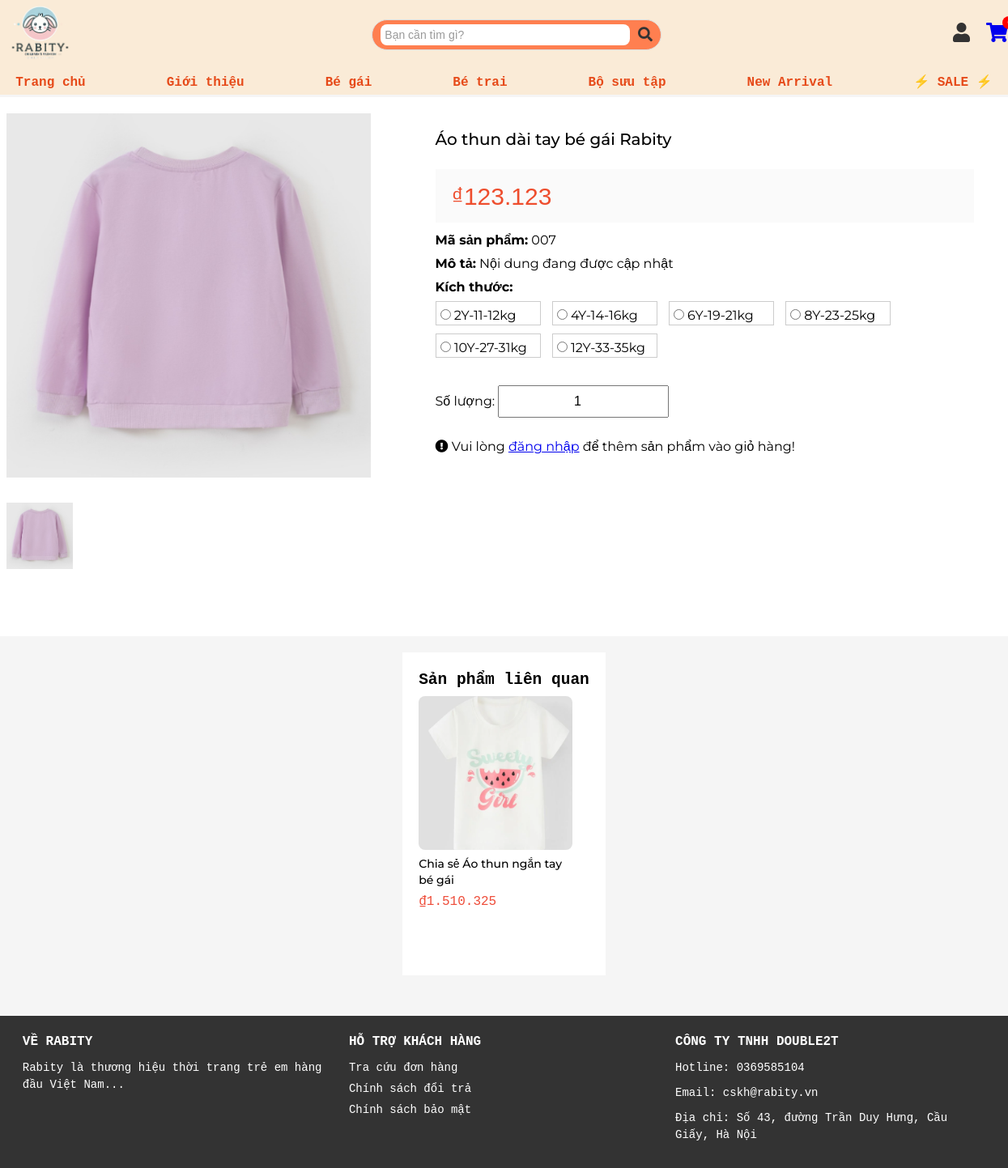
The app's page /product_detail.php?id=7 with its own data.
### tables this page shows
CREATE TABLE `products` (
  `id` int(11) NOT NULL,
  `product_code` varchar(50) NOT NULL,
  `category` varchar(50) NOT NULL,
  `category_name` varchar(50) NOT NULL,
  `name` varchar(255) NOT NULL,
  `image` varchar(255) NOT NULL,
  `description` text NOT NULL,
  `price` decimal(10,2) NOT NULL,
  `created_at` timestamp NOT NULL DEFAULT current_timestamp(),
  `sale_percentage` int(11) DEFAULT 0,
  `stock` int(11) DEFAULT 50,
  `cost_price` decimal(10,2) DEFAULT NULL,
  `sale_price` decimal(10,2) DEFAULT NULL,
  `sold_quantity` int(11) DEFAULT 0
);

### product_detail.php (the view, shortened to what this page needs)
<?php
require 'db.php';
$product_id = isset($_GET['id']) ? intval($_GET['id']) : 0;
$stmt = $pdo->prepare("SELECT * FROM products WHERE id = ?");
$stmt->execute([$product_id]);
$product = $stmt->fetch(PDO::FETCH_ASSOC);
$sizeOptions = [
    ['value' => '2Y',  'label' => '2Y-11-12kg'],
    ['value' => '4Y',  'label' => '4Y-14-16kg'],
    ['value' => '6Y',  'label' => '6Y-19-21kg'],
    ['value' => '8Y',  'label' => '8Y-23-25kg'],
    ['value' => '10Y', 'label' => '10Y-27-31kg'],
    ['value' => '12Y', 'label' => '12Y-33-35kg'],
];
$related_products_stmt = $pdo->prepare("
    SELECT * FROM products
    WHERE category = ? AND category_name = ? AND id != ?
    LIMIT 4
");
$related_products_stmt->execute([$product['category'], $product['category_name'], $product_id]);
$related_products = $related_products_stmt->fetchAll(PDO::FETCH_ASSOC);
?>
<!DOCTYPE html>
<html lang="en">
<head>
    <link rel="stylesheet" href="./css/product_detail.css">
    <link rel="stylesheet" href="./css/style.css">
    <link href="https://cdnjs.cloudflare.com/ajax/libs/font-awesome/5.15.4/css/all.min.css" rel="stylesheet">
</head>
<body>
    <?php include 'header.php'; ?>
    <main>
        <section>
            <div class="infomation_product">
                <div class="main-image">
                    <img id='main-product-image' src="uploads/<?php echo htmlspecialchars($product['image']); ?>" alt="<?php echo htmlspecialchars($product['name']); ?>" width="300"><br><br>
                    <img id='thumbnail-image' src="uploads/<?php echo htmlspecialchars($product['image']); ?>" alt="Ảnh chính" width="50" style="cursor:pointer;" onclick="changeMainImage(this.src)">
                </div>
                <div class="infomation">
                    <h1><?php echo htmlspecialchars($product['name']); ?></h1>
                    <div class="price">₫<?php echo number_format($product['price'], 0, ',', '.'); ?> </div>
                    <p><strong>Mã sản phẩm:</strong> <?php echo htmlspecialchars($product['product_code']); ?></p>
                    <p><strong>Mô tả:</strong> <?php echo nl2br(htmlspecialchars($product['description'])); ?></p>
                    <p><strong>Kích thước:</strong></p>
                    <form action="cart/add_to_cart.php" method="POST">
                        <?php foreach ($sizeOptions as $opt): ?>
                            <label id='size' style="display:inline-block; margin-right:10px;margin-bottom:10px; border:1px solid #ccc; padding:5px;">
                                <input type="radio" name="selected_size" value="<?php echo htmlspecialchars($opt['value']); ?>">
                                <?php echo htmlspecialchars($opt['label']); ?>
                            </label>
                        <?php endforeach; ?>
                        <br><br>
                        <label id='quantity'>Số lượng: <input type="number" name="quantity" value="1" min="1"></label>
                        <br><br>
                        <?php if (isset($_SESSION['user_id'])): ?>
                            <button type="submit" id='add-to-cart' name="add_to_cart">Thêm vào giỏ hàng</button>
                        <?php else: ?>
                            <div>
                                <i class="fas fa-exclamation-circle"></i>
                                Vui lòng <a href="login/login.php">đăng nhập</a> để thêm sản phẩm vào giỏ hàng!
                            </div>
                        <?php endif; ?>
                    </form>
                </div>
            </div>
        </section>
        <section class="relate">
            <div class="related-products">
                <h2>Sản phẩm liên quan</h2>
                <div class="related-products-container">
                    <?php foreach ($related_products as $related): ?>
                        <div class="product-card">
                            <a href="product_detail.php?id=<?php echo $related['id']; ?>">
                                <img src="uploads/<?php echo htmlspecialchars($related['image']); ?>" alt="<?php echo htmlspecialchars($related['name']); ?>">
                                <h3><?php echo htmlspecialchars($related['name']); ?></h3>
                                <?php if ($related['sale_percentage'] > 0): ?>
                                    <span class="sale-percentage">Giảm <?php echo htmlspecialchars($related['sale_percentage']); ?>%</span>
                                    <p class="price-sale">
                                        ₫<?php
                                            $sale_price = $related['price'] * (1 - $related['sale_percentage'] / 100);
                                            echo number_format($sale_price, 0, ',', '.'); ?>
                                    </p>
                                <?php else: ?>
                                    <p class="price">₫<?php echo number_format($related['price'], 0, ',', '.'); ?></p>
                                <?php endif; ?>
                            </a>
                        </div>
                    <?php endforeach; ?>
                </div>
            </div>
        </section>
    </main>
    <?php include 'footer.php'; ?>
</body>
</html>

### header.php (shortened to what this page needs)
<?php
$cart_count = 0;
?>
<!DOCTYPE html>
<html lang="en">
<head>
    <link rel="stylesheet" href="./css/header.css">
    <link href="https://cdnjs.cloudflare.com/ajax/libs/font-awesome/5.15.4/css/all.min.css" rel="stylesheet">
</head>
<body>
    <header class="header">
        <div class="header-top">
            <div class="logo">
                <a href="/php_btl/index.php">
                    <img src="/php_btl/logo.png" />
                </a>
            </div>
            <form class="search-bar" action="search.php" method="GET">
                <input type="text" name="query" placeholder="Bạn cần tìm gì?" required>
                <button type="search"><i class="fas fa-search"></i></button>
            </form>
            <div class="header-icons">
                <?php if (isset($_SESSION['username']) && isset($_SESSION['role'])): ?>
                    <?php if ($_SESSION['role'] === 'admin'): ?>
                        <div class="user-welcome">
                            AD-<?php echo htmlspecialchars($_SESSION['username']); ?>!
                            <div class="dropdown-menu">
                                <a href="./admin/dashboard.php">Quản trị</a>
                                <a href="./change_password.php">Đổi mật khẩu</a>
                                <a href="./login/logout.php">Đăng xuất</a>
                            </div>
                        </div>
                    <?php else: ?>
                        <div class="user-welcome">
                            <?php echo htmlspecialchars($_SESSION['username']); ?>!
                            <div class="dropdown-menu">
                                <a href="./profile.php">Hồ sơ</a>
                                <a href="./user_orders.php">Đơn hàng</a>
                                <a href="./purchase_history.php">Lịch sử mua hàng</a>
                                <a href="./change_password.php">Đổi mật khẩu</a>
                                <a href="./login/logout.php">Đăng xuất</a>
                            </div>
                        </div>
                    <?php endif; ?>
                <?php else: ?>
                    <div class="user-icon">
                        <i class="fas fa-user"></i>
                    </div>
                <?php endif; ?>
                <div class="icon cart-icon">
                    <a href="/php_btl/cart/cart.php">
                        <i class="fas fa-shopping-cart"></i>
                        <span class="cart-count"><?php echo $cart_count; ?></span>
                    </a>
                </div>
            </div>
        </div>
        <nav class="header-nav">
            <ul>
                <div><a href="/php_btl/index.php">Trang chủ</a></div>
                <div class="business-strategy">
                    <a href="/php_btl/business_strategy.php">Giới thiệu</a>
                </div>
                <li class="dropdown">
                    <a href="/php_btl/category.php?category=Bé gái" class="dropdown-toggle">Bé gái</a>
                </li>
                <li class="dropdown">
                    <a href="/php_btl/category.php?category=Bé trai" class="dropdown-toggle">Bé trai</a>
                </li>
                <li class="dropdown">
                    <a href="#" class="dropdown-toggle">Bộ sưu tập</a>
                </li>
                <li class="dropdown">
                    <a href="#">New Arrival</a>
                </li>
                <li class="dropdown">
                    <a href="#">⚡ SALE ⚡</a>
                </li>
            </ul>
        </nav>
    </header>
</body>

### footer.php
<link rel="stylesheet" href="./css/footer.css">
<footer class="footer">
    <div class="footer-container">
        <div class="footer-section">
            <h3>Về Rabity</h3>
            <p>Rabity là thương hiệu thời trang trẻ em hàng đầu Việt Nam...</p>
        </div>
        <div class="footer-section">
            <h3>Hỗ trợ khách hàng</h3>
            <ul>
                <li><a href="#">Tra cứu đơn hàng</a></li>
                <li><a href="#">Chính sách đổi trả</a></li>
                <li><a href="#">Chính sách bảo mật</a></li>
            </ul>
        </div>
        <div class="footer-section">
            <h3>Công ty TNHH Double2T</h3>
            <p>Hotline: 0369585104</p>
            <p>Email: cskh@rabity.vn</p>
            <p>Địa chỉ: Số 43, đường Trần Duy Hưng, Cầu Giấy, Hà Nội</p>
        </div>
    </div>
</footer>

### css/product_detail.css (style rules this page uses)
.infomation_product { display: flex; flex-direction: row; gap: 50px; background-color: white; padding: 20px; font-family: "Montserrat", sans-serif; }
label[id='size'] { width: 130px; height: 30px; cursor: pointer; }
input[type='number'] { height: 40px; text-align: center; font-size: 16px; }
.relate { width: 100%; display: flex; justify-content: center; align-items: center; background-color: #f5f5f5; }
.product-card { width: 190px; height: 330px; box-sizing: border-box; flex: 0 0 calc(16.66% - 10px); display: flex; justify-content: center; padding: 5px; background-color: #fff; border-radius: 8px; }
.product-card>a { text-decoration: none; }
.product-card img { width: 190px; height: 190px; border-radius: 8px; object-fit: cover; }
.product-card h3 { font-size: .875rem; line-height: 1.25rem; height: 40px; font-family: "Montserrat", sans-serif; color: #000; font-weight: 500; display: -webkit-box; -webkit-box-orient: vertical; overflow: hidden; -webkit-line-clamp: 2; text-overflow: ellipsis; }
.price-sale, .price { color: #ee4d3a; margin-top: 5px; font-size: 1rem; font-weight: 500; display: flex; flex-direction: row; align-items: center; gap: 10px; }
.related-products { background-color: #fff; display: flex; flex-direction: column; padding: 20px; margin: 20px; }

### css/style.css (style rules this page uses)
* { margin: 0; padding: 0; box-sizing: border-box; }
body { font-family: monospace; background-color: #f5f5f5; line-height: 1.5; padding: 0; margin: 0; }
main { display: flex; flex-direction: column; justify-content: center; align-items: center; margin-top: 120px; margin-bottom: 30px; }

### css/header.css (style rules this page uses)
.header { position: fixed; top: 0; left: 0; background-color: antiquewhite; border-bottom: 1px solid #ddd; width: 100%; box-sizing: border-box; box-shadow: 0 2px 4px rgba(0, 0, 0, 0.1); z-index: 1000; height: 100px; font-family: monospace; }
.header-top { display: flex; width: 100%; justify-content: center; align-items: center; gap: 10px; }
.logo img { max-height: 80px; }
.search-bar { display: flex !important; flex-direction: row !important; justify-content: center; align-items: center; border: 1px solid #ddd; border-radius: 20px; padding: 5px 10px; flex: 1; max-width: 500px; margin: 0px 350px; background-color: coral; }
.search-bar input { border: none; outline: none; flex: 1; padding: 5px; font-size: 14px; border-radius: 8px; margin-right: 10px; margin-bottom: 0 !important; }
.search-bar input::placeholder { color: #999; }
.search-bar button { background: none; border: none; cursor: pointer; font-size: 16px; color: #333; }
.search-bar button i { font-size: 18px; }
.header-icons { display: flex; align-items: center; gap: 20px; }
.user-icon { position: relative; font-size: 24px; color: #333; cursor: pointer; }
.user-icon { position: relative; display: inline-block; cursor: pointer; }
.cart-icon { position: relative; font-size: 24px; color: #333; cursor: pointer; }
.cart-icon .cart-count { position: absolute; top: -5px; right: -10px; background-color: red; color: white; font-size: 8px; font-weight: bold; border-radius: 50%; padding: 2px 6px; }
.header-nav>ul { display: flex; gap: 100px; height: 30px; justify-content: center; align-items: center; list-style-type: none; font-size: 16px; background-color: antiquewhite; }
ul .dropdown { width: auto; }
.dropdown a { text-decoration: none; color: #e64a19; font-weight: 600; font-family: monospace; }
.header-nav .dropdown { position: relative; }

### css/footer.css (style rules this page uses)
.footer { display: flex; justify-content: center; align-items: center; background-color: #333; color: white; padding: 20px; }
.footer-container { display: flex; justify-content: space-between; gap: 20px; flex-wrap: wrap; }
.footer-section { flex: 1 1 calc(33.333% - 20px); min-width: 200px; }
.footer-section h3 { font-size: 16px; margin-bottom: 10px; font-weight: bold; text-transform: uppercase; }
.footer-section ul { list-style: none; padding: 0; }
.footer-section ul li a { text-decoration: none; color: white; font-size: 14px; display: block; margin-bottom: 5px; }
.footer-section p { font-size: 14px; margin-bottom: 10px; }

### records on screen
products: image (picture), name "Áo thun dài tay bé gái Rabity", price "123.123", product_code "007", description "Nội dung đang được cập nhật"
products: image (picture), name "Chia sẻ Áo thun ngắn tay bé gái", price "1.510.325"

### other values on screen
$opt['label'] "2Y-11-12kg"
$opt['label'] "4Y-14-16kg"
$opt['label'] "6Y-19-21kg"
$opt['label'] "8Y-23-25kg"
$opt['label'] "10Y-27-31kg"
$opt['label'] "12Y-33-35kg"
